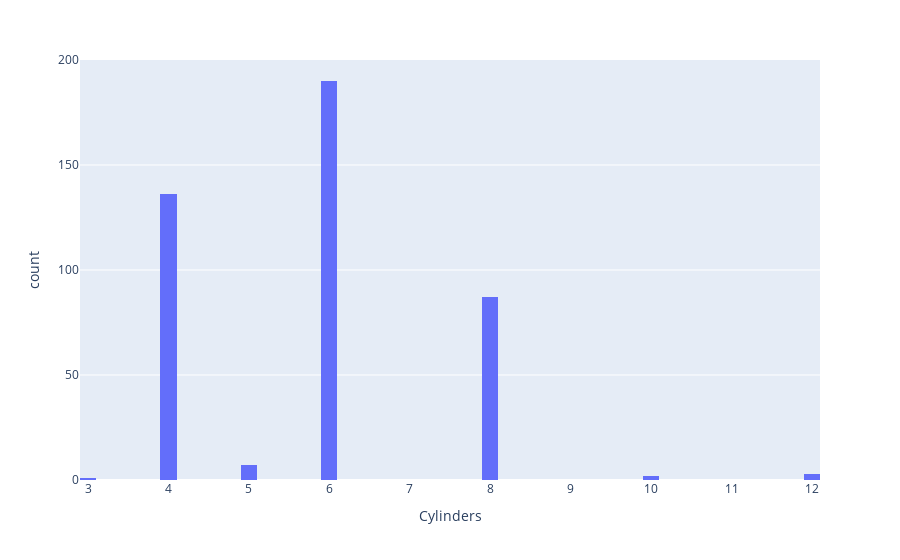

Notebook cell for this chart:
### Markdown cell above
### Para la variable "Cylinders"

### Code cell
fig = px.histogram(df[["Cylinders"]], x="Cylinders", nbins=50)
fig.show()

### Figure 1 — Plotly figure (JSON) as saved in the notebook; plotly's stock layout.template omitted (floating-point values rounded to 4 significant figures; data arrays with more than 128 entries replaced by an {"elided": "..."} marker saying what was removed)
{"data": [{"alignmentgroup": "True", "bingroup": "x", "hovertemplate": "Cylinders=%{x}<br>count=%{y}<extra></extra>", "legendgroup": "", "marker": {"color": "#636efa", "pattern": {"shape": ""}}, "name": "", "nbinsx": 50, "offsetgroup": "", "orientation": "v", "showlegend": false, "type": "histogram", "x": {"elided": "428 int values"}, "xaxis": "x", "yaxis": "y"}], "layout": {"barmode": "relative", "legend": {"tracegroupgap": 0}, "margin": {"t": 60}, "xaxis": {"anchor": "y", "domain": [0, 1], "title": {"text": "Cylinders"}}, "yaxis": {"anchor": "x", "domain": [0, 1], "title": {"text": "count"}}}}
